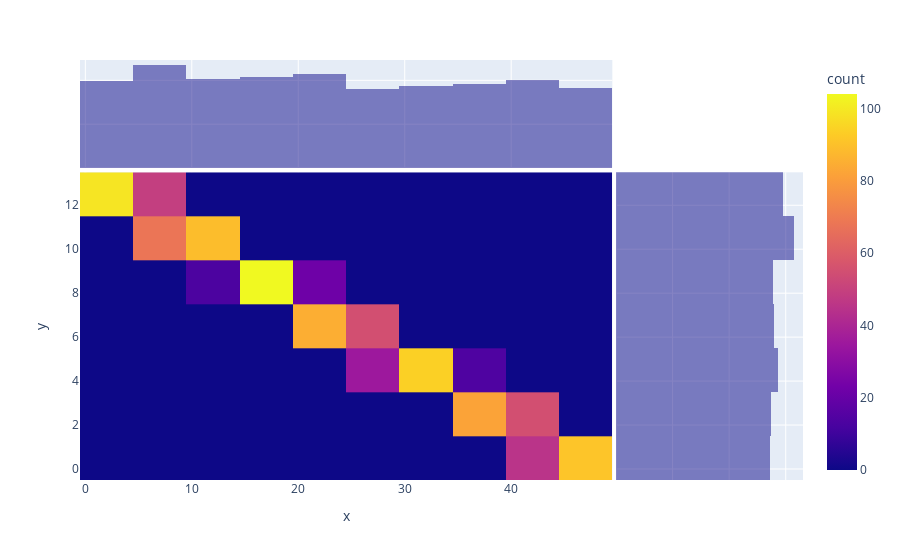

This figure's notebook cell:
### Code cell
px.density_heatmap(x=us_and_vs[:, 0], y=us_and_vs[:, 1], marginal_x="histogram", marginal_y="histogram")

### Figure 1 — Plotly figure (JSON) as saved in the notebook; plotly's stock layout.template omitted (floating-point values rounded to 4 significant figures; data arrays with more than 128 entries replaced by an {"elided": "..."} marker saying what was removed)
{"data": [{"coloraxis": "coloraxis", "hovertemplate": "x=%{x}<br>y=%{y}<br>count=%{z}<extra></extra>", "name": "", "type": "histogram2d", "x": {"elided": "1000 int values"}, "xaxis": "x", "xbingroup": "x", "y": {"elided": "1000 int values"}, "yaxis": "y", "ybingroup": "y"}, {"alignmentgroup": "True", "bingroup": "x", "hovertemplate": "x=%{x}<br>count=%{y}<extra></extra>", "legendgroup": "", "marker": {"color": "#0d0887"}, "name": "", "offsetgroup": "", "opacity": 0.5, "showlegend": false, "type": "histogram", "x": {"elided": "1000 int values"}, "xaxis": "x3", "yaxis": "y3"}, {"alignmentgroup": "True", "bingroup": "y", "hovertemplate": "y=%{y}<br>count=%{x}<extra></extra>", "legendgroup": "", "marker": {"color": "#0d0887"}, "name": "", "offsetgroup": "", "opacity": 0.5, "showlegend": false, "type": "histogram", "xaxis": "x2", "y": {"elided": "1000 int values"}, "yaxis": "y2"}], "layout": {"barmode": "overlay", "coloraxis": {"colorbar": {"title": {"text": "count"}}, "colorscale": [[0, "#0d0887"], [0.1111, "#46039f"], [0.2222, "#7201a8"], [0.3333, "#9c179e"], [0.4444, "#bd3786"], [0.5556, "#d8576b"], [0.6667, "#ed7953"], [0.7778, "#fb9f3a"], [0.8889, "#fdca26"], [1, "#f0f921"]]}, "legend": {"tracegroupgap": 0}, "margin": {"t": 60}, "xaxis": {"anchor": "y", "domain": [0, 0.7363], "title": {"text": "x"}}, "xaxis2": {"anchor": "y2", "domain": [0.7413, 1], "matches": "x2", "showgrid": true, "showline": false, "showticklabels": false, "ticks": ""}, "xaxis3": {"anchor": "y3", "domain": [0, 0.7363], "matches": "x", "showgrid": true, "showticklabels": false}, "xaxis4": {"anchor": "y4", "domain": [0.7413, 1], "matches": "x2", "showgrid": true, "showline": false, "showticklabels": false, "ticks": ""}, "yaxis": {"anchor": "x", "domain": [0, 0.7326], "title": {"text": "y"}}, "yaxis2": {"anchor": "x2", "domain": [0, 0.7326], "matches": "y", "showgrid": true, "showticklabels": false}, "yaxis3": {"anchor": "x3", "domain": [0.7426, 1], "matches": "y3", "showgrid": true, "showline": false, "showticklabels": false, "ticks": ""}, "yaxis4": {"anchor": "x4", "domain": [0.7426, 1], "matches": "y3", "showgrid": true, "showline": false, "showticklabels": false, "ticks": ""}}}
